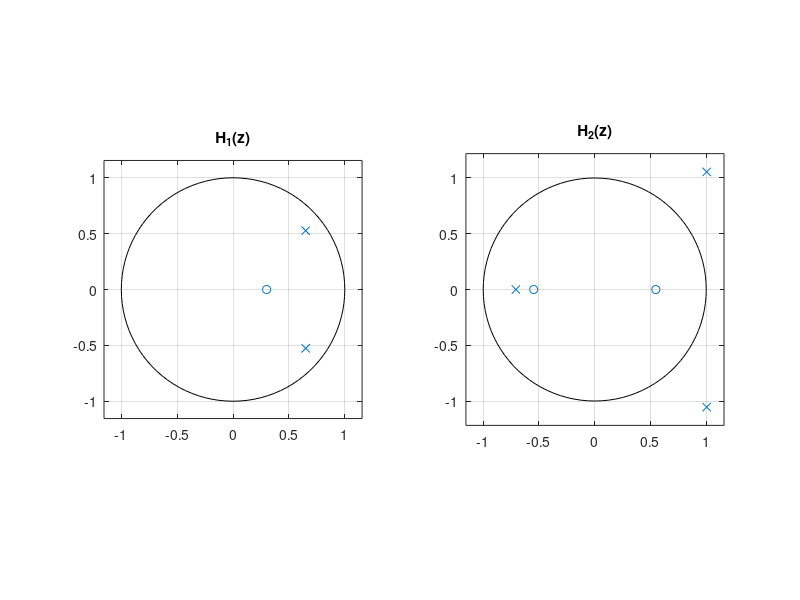
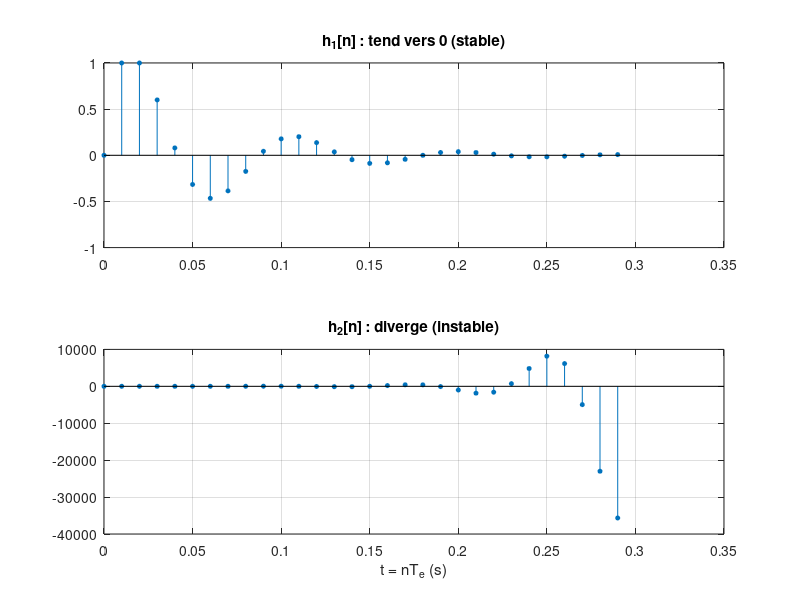
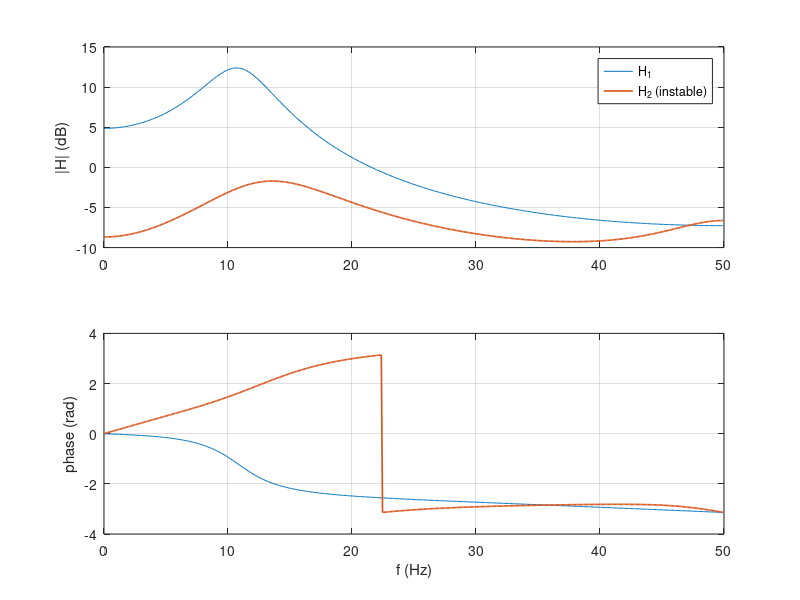
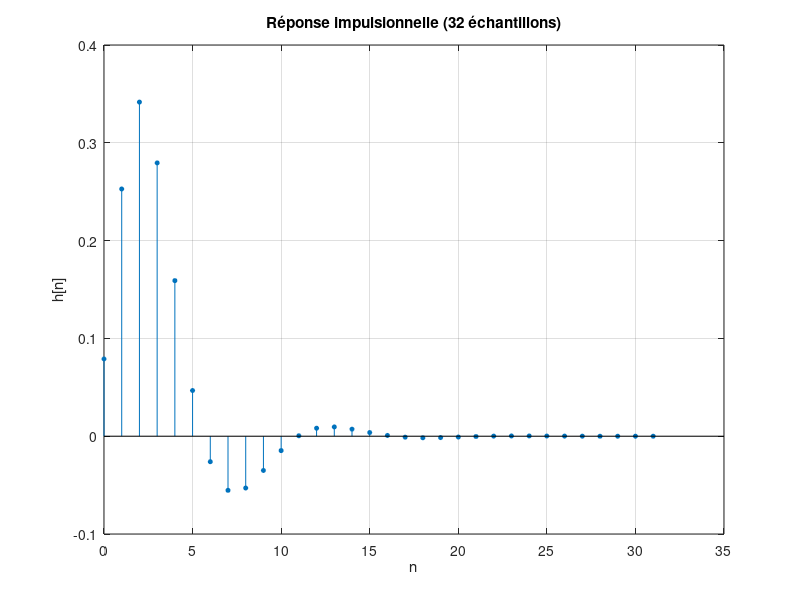

These figures' MATLAB source, in order:
%% TP4 : Analyse des filtres numériques
% Traitement du signal - IIA 3, INSAT
% Youssef El Mhamdi, IIA 3/1 - projet Nyquist
%
% ATTENTION : énoncé NON VÉRIFIÉ sur le fascicule original (transcription).
% Les pauses de 5 s demandées par l'énoncé sont conservées.
% Les lignes "@param" sont réglables (curseurs du site).
clear; close all; clc;

%% I.1 Période d'échantillonnage et coefficients de la TZ
% H1(z) = (z - 0.3)/(z^2 - 1.3z + 0.7)
% H2(z) = (z^2 - 0.3)/(z^3 - 1.3z^2 + 0.7z + 1.5)
% Coefficients en puissances DÉCROISSANTES de z, comme écrits dans l'énoncé.
Te = 0.01;
Num1 = [1 -0.3];      Den1 = [1 -1.3 0.7];
Num2 = [1 0 -0.3];    Den2 = [1 -1.3 0.7 1.5];

%% I.2 La TZ avec tf (affichée : pas de point-virgule)
% Le programme fourni utilise dfilt.df1, un ancien objet de la Signal
% Processing Toolbox ; tf(Num, Den, Te) donne la TZ avec sa période
% d'échantillonnage (errata E-TS7, « %H=ft(...) » se lit tf).
H1 = tf(Num1, Den1, Te)
pause(5)
H2 = tf(Num2, Den2, Te)
pause(5)

%% I.3 Zéros et pôles dans le plan complexe
% Un filtre causal est stable si tous ses pôles sont dans le cercle unité.
zeros1 = roots(Num1)
poles1 = roots(Den1)
zeros2 = roots(Num2)
poles2 = roots(Den2)
module_poles1 = abs(poles1)     % sqrt(0.7) = 0.837 : H1 stable
module_poles2 = abs(poles2)     % deux pôles de module 1.456 : H2 instable
stable1 = all(module_poles1 < 1)
stable2 = all(module_poles2 < 1)
figure('Name', 'I.3 - Pôles et zéros');
subplot(1, 2, 1); zplane(zeros1, poles1); title('H_1(z)');
subplot(1, 2, 2); zplane(zeros2, poles2); title('H_2(z)');
pause(5)

%% I.4 Transformée en z inverse (impz)
% impz(b, a) lit b et a en puissances CROISSANTES de z^-1. En divisant par
% la plus haute puissance de z :
%   H1(z) = (z^-1 - 0.3 z^-2)/(1 - 1.3 z^-1 + 0.7 z^-2)  ->  b1 = [0 1 -0.3]
% On complète donc Num à gauche par des zéros jusqu'à la longueur de Den.
% Division à la main : h1 = 0, 1, 1, 0.6, 0.08, ...
%   h(n) = 1.3 h(n-1) - 0.7 h(n-2) + (entrées)  pour n >= 3
b1 = [zeros(1, numel(Den1) - numel(Num1)) Num1]
b2 = [zeros(1, numel(Den2) - numel(Num2)) Num2]
n_imp = 30;                     % @param n_imp 5..100/1 nombre d'échantillons calculés
h1 = impz(b1, Den1, n_imp).';
h2 = impz(b2, Den2, n_imp).';
n = 0:n_imp-1;
h1_division = filter(b1, Den1, [1 zeros(1, n_imp - 1)]);
ecart_impz_filter = max(abs(h1 - h1_division))   % 0
premiers_termes_h1 = h1(1:5)                     % 0 1 1 0.6 0.08
figure('Name', 'I.4 - Réponses impulsionnelles');
subplot(2, 1, 1); stem(n*Te, h1, 'filled', 'MarkerSize', 3); grid on; title('h_1[n] : tend vers 0 (stable)');
subplot(2, 1, 2); stem(n*Te, h2, 'filled', 'MarkerSize', 3); grid on; title('h_2[n] : diverge (instable)');
xlabel('t = nT_e (s)');
pause(5)

%% I.5 Réponse en fréquence (freqz) : amplitude et phase dans la même figure
% Le programme fourni écrit freqz(Num, Den, 1/Te) : le 3e argument est un
% NOMBRE DE POINTS (100), pas la fréquence d'échantillonnage (errata E-TS7).
% Forme correcte : freqz(b, a, nPoints, Fe), axe de 0 à Fe/2 en Hz.
% Pour H2 (instable), freqz calcule H(e^{j2pi f Te}) mais ce n'est pas une
% réponse en régime permanent : la sortie diverge.
n_freq = 512;                   % @param n_freq 16..2048/1 nombre de points de fréquence
Fe = 1/Te;
[Hf1, f1] = freqz(b1, Den1, n_freq, Fe);
[Hf2, f2] = freqz(b2, Den2, n_freq, Fe);
Hf1 = Hf1.'; f1 = f1.'; Hf2 = Hf2.'; f2 = f2.';
gain_continu_1 = abs(Hf1(1))    % H1(1) = 0.7/0.4 = 1.75
[gain_max_1, i_max] = max(abs(Hf1));
gain_max_1
f_resonance_1 = f1(i_max)
figure('Name', 'I.5 - Réponse en fréquence');
subplot(2, 1, 1); plot(f1, 20*log10(abs(Hf1)), f2, 20*log10(abs(Hf2)), 'LineWidth', 1.2); grid on;
ylabel('|H| (dB)'); legend('H_1', 'H_2 (instable)');
subplot(2, 1, 2); plot(f1, angle(Hf1), f2, angle(Hf2), 'LineWidth', 1.2); grid on;
ylabel('phase (rad)'); xlabel('f (Hz)');
pause(5)

%% Hors-fascicule invfreqz : retrouver Num et Den à partir de la réponse en fréquence
% L'objectif du TP cite invfreqz sans question associée : on vérifie qu'il
% retrouve les coefficients de H1 à partir de sa réponse en fréquence.
[b1_estime, a1_estime] = invfreqz(Hf1, 2*pi*f1/Fe, numel(b1) - 1, numel(Den1) - 1);
ecart_invfreqz = max(abs([b1_estime - b1, a1_estime - Den1]))

%% II.1 Filtre passe-bas RII du second ordre : réponse impulsionnelle (N = 32)
% Dénominateur imprimé 0.516z^2 - 1.2z + 1 : pôles de module 1.392, filtre
% INSTABLE, qu'on lise les coefficients en z ou en z^-1 (errata E-TS8).
% C'est le polynôme z^2 - 1.2z + 0.516 écrit à l'envers (confusion z / z^-1) ;
% inverser l'ordre des coefficients inverse les pôles : module 1/1.392 = 0.718.
% « ordre du filtre N = 32 » : 32 est le nombre d'échantillons de h[n] ; le
% filtre est d'ordre 2 (errata E-TS9).
b = [0.079 0.158 0.079];
a_imprime = [0.516 -1.2 1];
a_corrige = [1 -1.2 0.516];
utiliser_imprime = 0;           % @param utiliser_imprime {0, 1} 1 : dénominateur tel qu'imprimé (instable)
if utiliser_imprime
    a = a_imprime;
else
    a = a_corrige;
end
module_poles_imprime = abs(roots(a_imprime)).'
module_poles_corrige = abs(roots(a_corrige)).'
N = 32;
h = impz(b, a, N).';
figure('Name', 'II.1 - Réponse impulsionnelle du filtre RII');
stem(0:N-1, h, 'filled', 'MarkerSize', 3); grid on;
xlabel('n'); ylabel('h[n]'); title('Réponse impulsionnelle (32 échantillons)');

%% II.2 Réponse en fréquence sur L = 256 points (amplitude en dB et phase)
L = 256;
[H, w] = freqz(b, a, L);
H = H.'; w = w.';
gain_dB = 20*log10(abs(H));
gain_continu = abs(H(1))        % 0.316/0.316 = 1 (0 dB)
[gain_max, i_max] = max(abs(H));
gain_max                        % léger pic de résonance
w_resonance = w(i_max)/pi       % en multiples de pi rad/échantillon
i_coupure = find(abs(H) < gain_continu/sqrt(2), 1);
w_coupure = w(i_coupure)/pi     % première fréquence sous -3 dB (en multiples de pi)
figure('Name', 'II.2 - Réponse en fréquence du filtre RII');
subplot(2, 1, 1); plot(w/pi, gain_dB, 'LineWidth', 1.2); grid on;
ylabel('|H| (dB)'); title('Réponse en amplitude');
subplot(2, 1, 2); plot(w/pi, angle(H), 'LineWidth', 1.2); grid on;
ylabel('phase (rad)'); xlabel('\omega / \pi'); title('Réponse en phase');

%% II.3 Pôles et zéros dans le plan z
% Zéro double en z = -1 : le gain est nul à Fe/2, c'est bien un passe-bas.
zeros_rii = roots(b)
poles_rii = roots(a)
module_poles_rii = abs(poles_rii)
figure('Name', 'II.3 - Pôles et zéros du filtre RII');
zplane(zeros_rii, poles_rii); title('Pôles et zéros du filtre RII');
